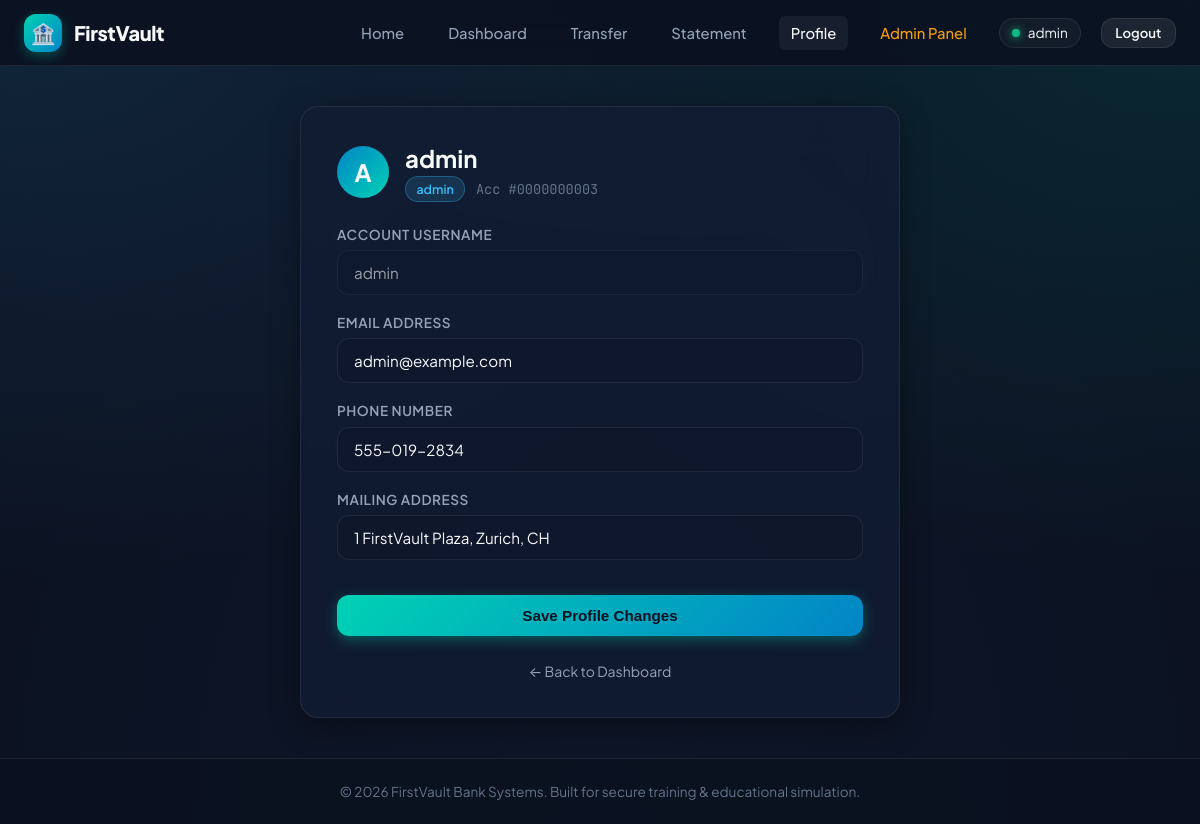
Screenshot of /profile.php (signed in) with the database file from the repository.
### tables this page shows
CREATE TABLE IF NOT EXISTS users (
    id INT AUTO_INCREMENT PRIMARY KEY,
    username VARCHAR(50) NOT NULL UNIQUE,
    password CHAR(32) NOT NULL,  
    email VARCHAR(100),
    phone VARCHAR(20),
    address VARCHAR(255) DEFAULT '',
    account_number VARCHAR(20) NOT NULL UNIQUE,
    balance DECIMAL(10,2) NOT NULL DEFAULT 1000.00,
    role VARCHAR(20) NOT NULL DEFAULT 'customer'
);

### profile.php (the view, shortened to what this page needs)
<?php
require_once __DIR__ . '/includes/db.php';
$userId = $_SESSION['user_id'];
$stmt = $mysqli->prepare('SELECT id, username, email, phone, address, account_number, balance, role FROM users WHERE id = ?');
$stmt->bind_param('i', $userId);
$stmt->execute();
$profile = $stmt->get_result()->fetch_assoc();
?>
<!DOCTYPE html>
<html lang="en">
<head>
    <link rel="stylesheet" href="css/style.css">
</head>
<body>
<?php include __DIR__ . '/includes/header.php'; ?>
<main class="main-content">
    <div class="content-card">
        <div style="display: flex; align-items: center; gap: 1rem; margin-bottom: 1.5rem;">
            <div style="width: 52px; height: 52px; border-radius: 50%; background: linear-gradient(135deg, #0284c7, #00d2b4); display: flex; align-items: center; justify-content: center; font-size: 1.5rem; font-weight: 700;">
                <?= strtoupper(substr($profile['username'] ?? 'U', 0, 1)) ?>
            </div>
            <div>
                <h1 class="card-title" style="margin-bottom: 0.15rem;"><?= htmlspecialchars($profile['username']) ?></h1>
                <span class="badge badge-role"><?= htmlspecialchars($profile['role']) ?></span>
                <span style="color: var(--text-muted); font-size: 0.85rem; margin-left: 0.5rem; font-family: var(--font-mono);">
                    Acc #<?= htmlspecialchars($profile['account_number']) ?>
                </span>
            </div>
        </div>
        <form method="post" action="profile.php" class="form-stacked">
            <div class="form-group">
                <label for="username_ro">Account Username</label>
                <div class="input-wrapper">
                    <input type="text" id="username_ro" value="<?= htmlspecialchars($profile['username']) ?>" disabled style="opacity: 0.6; cursor: not-allowed;">
                </div>
            </div>
            <div class="form-group">
                <label for="email">Email Address</label>
                <div class="input-wrapper">
                    <input type="email" id="email" name="email" value="<?= htmlspecialchars($profile['email'] ?? '') ?>" required>
                </div>
            </div>
            <div class="form-group">
                <label for="phone">Phone Number</label>
                <div class="input-wrapper">
                    <input type="text" id="phone" name="phone" value="<?= htmlspecialchars($profile['phone'] ?? '') ?>">
                </div>
            </div>
            <div class="form-group">
                <label for="address">Mailing Address</label>
                <div class="input-wrapper">
                    <input type="text" id="address" name="address" value="<?= htmlspecialchars($profile['address'] ?? '') ?>">
                </div>
            </div>
            <button type="submit" class="btn btn-primary btn-block" style="margin-top: 1rem;">
                Save Profile Changes
            </button>
        </form>
        <div style="margin-top: 1.5rem; text-align: center;">
            <a href="dashboard.php" style="font-size: 0.875rem; color: var(--text-secondary);">← Back to Dashboard</a>
        </div>
    </div>
</main>
<?php include __DIR__ . '/includes/footer.php'; ?>
</body>
</html>

### css/style.css (style rules this page uses)
:root { --bg-main: #0b1120; --bg-surface: #111a2e; --bg-card: rgba(18, 28, 51, 0.75); --bg-card-hover: rgba(26, 40, 71, 0.85); --border-subtle: rgba(255, 255, 255, 0.08); --border-focus: #00d2b4; --text-primary: #f8fafc; --text-secondary: #94a3b8; --text-muted: #64748b; --accent-teal: #00d2b4; --accent-teal-glow: rgba(0, 210, 180, 0.25); --accent-blue: #38bdf8; --accent-gold: #f59e0b; --accent-red: #ef4444; --accent-green: #10b981; --font-sans: 'Plus Jakarta Sans', -apple-system, BlinkMacSystemFont, "Segoe UI", Roboto, sans-serif; --font-mono: 'JetBrains Mono', monospace; --radius-sm: 6px; --radius-md: 12px; --radius-lg: 18px; --radius-full: 9999px; --shadow-sm: 0 2px 8px rgba(0, 0, 0, 0.25); --shadow-md: 0 8px 30px rgba(0, 0, 0, 0.35); --shadow-glow: 0 0 35px rgba(0, 210, 180, 0.18); --transition: all 0.25s cubic-bezier(0.16, 1, 0.3, 1); }
*, *::before, *::after { margin: 0; padding: 0; box-sizing: border-box; }
body { background-color: var(--bg-main); background-image: radial-gradient(at 0% 0%, rgba(56, 189, 248, 0.12) 0px, transparent 50%), radial-gradient(at 100% 0%, rgba(0, 210, 180, 0.12) 0px, transparent 50%), radial-gradient(at 50% 100%, rgba(15, 23, 42, 0.8) 0px, transparent 100%); background-attachment: fixed; color: var(--text-primary); font-family: var(--font-sans); min-height: 100vh; display: flex; flex-direction: column; -webkit-font-smoothing: antialiased; }
a { color: var(--accent-teal); text-decoration: none; transition: var(--transition); }
.main-content { flex: 1; max-width: 1200px; width: 100%; margin: 0 auto; padding: 2.5rem 1.5rem; }
.form-stacked { display: flex; flex-direction: column; gap: 1.2rem; }
.form-group { display: flex; flex-direction: column; gap: 0.45rem; text-align: left; }
.form-group label { font-size: 0.85rem; font-weight: 600; color: var(--text-secondary); text-transform: uppercase; letter-spacing: 0.04em; }
.input-wrapper { position: relative; display: flex; align-items: center; }
input[type="text"], input[type="password"], input[type="email"], input[type="number"], select { width: 100%; background: rgba(15, 23, 42, 0.6); border: 1px solid var(--border-subtle); color: var(--text-primary); padding: 0.75rem 1rem; font-size: 0.95rem; font-family: inherit; border-radius: var(--radius-md); outline: none; transition: var(--transition); }
.btn { display: inline-flex; align-items: center; justify-content: center; gap: 0.5rem; padding: 0.75rem 1.5rem; font-weight: 600; font-size: 0.95rem; border-radius: var(--radius-md); border: none; cursor: pointer; transition: var(--transition); text-decoration: none; }
.btn-primary { background: linear-gradient(135deg, #00d2b4, #0284c7); color: #0b1120; box-shadow: 0 4px 14px rgba(0, 210, 180, 0.35); }
.btn-block { width: 100%; }
.badge { display: inline-flex; align-items: center; padding: 0.25rem 0.65rem; border-radius: var(--radius-full); font-size: 0.78rem; font-weight: 600; }
.badge-role { background: rgba(56, 189, 248, 0.15); color: var(--accent-blue); border: 1px solid rgba(56, 189, 248, 0.3); }
.content-card { background: var(--bg-card); border: 1px solid var(--border-subtle); border-radius: var(--radius-lg); padding: 2.25rem; max-width: 600px; margin: 0 auto; backdrop-filter: blur(16px); box-shadow: var(--shadow-md); }
.card-title { font-size: 1.5rem; font-weight: 700; margin-bottom: 0.35rem; }

### rows the page displays
users: username "A", username "admin", role "admin", account_number "0000000003", email "admin@example.com", phone "555-019-2834", address "1 FirstVault Plaza, Zurich, CH"

### other values shown
$_SESSION['username'] "admin"
